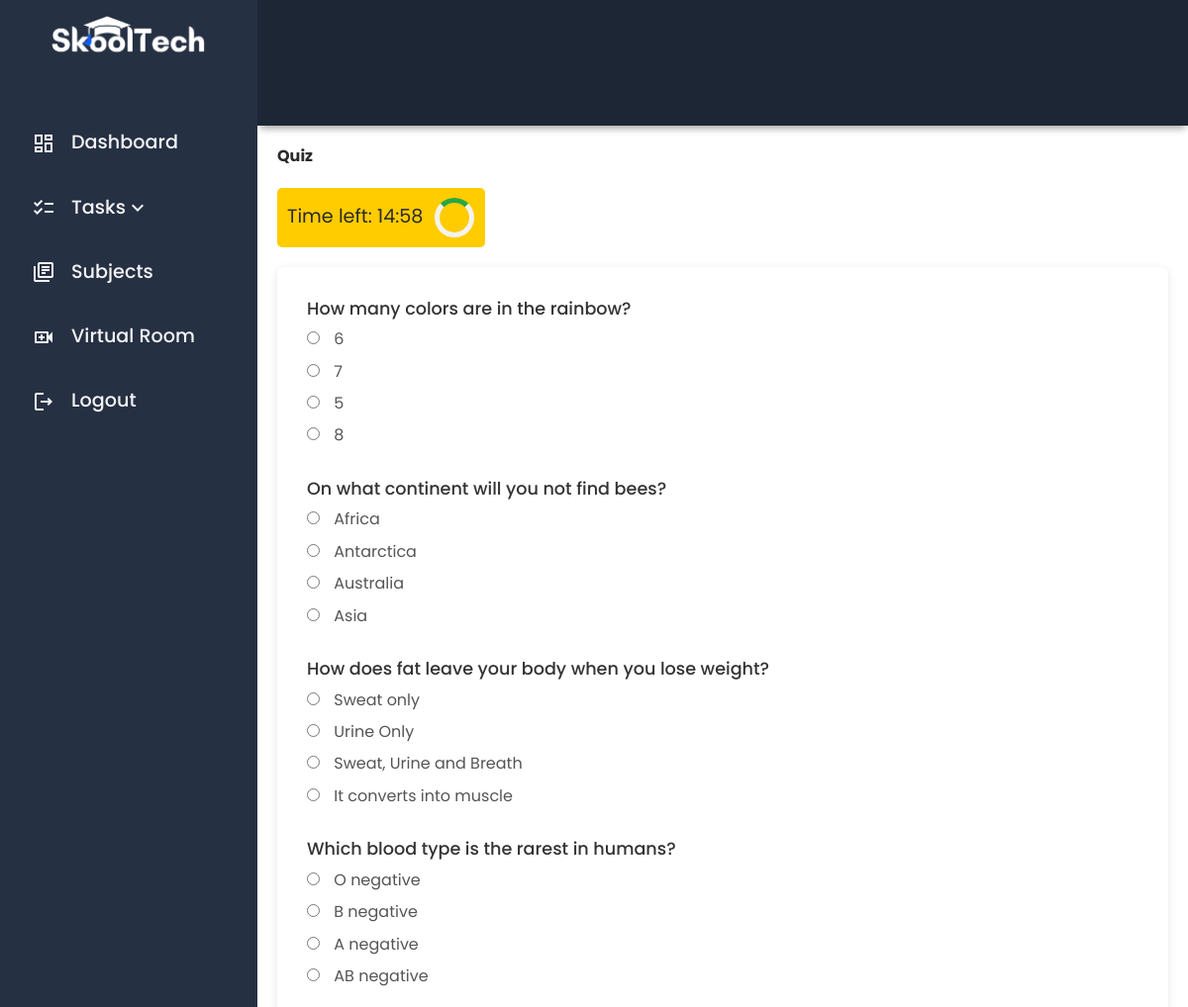
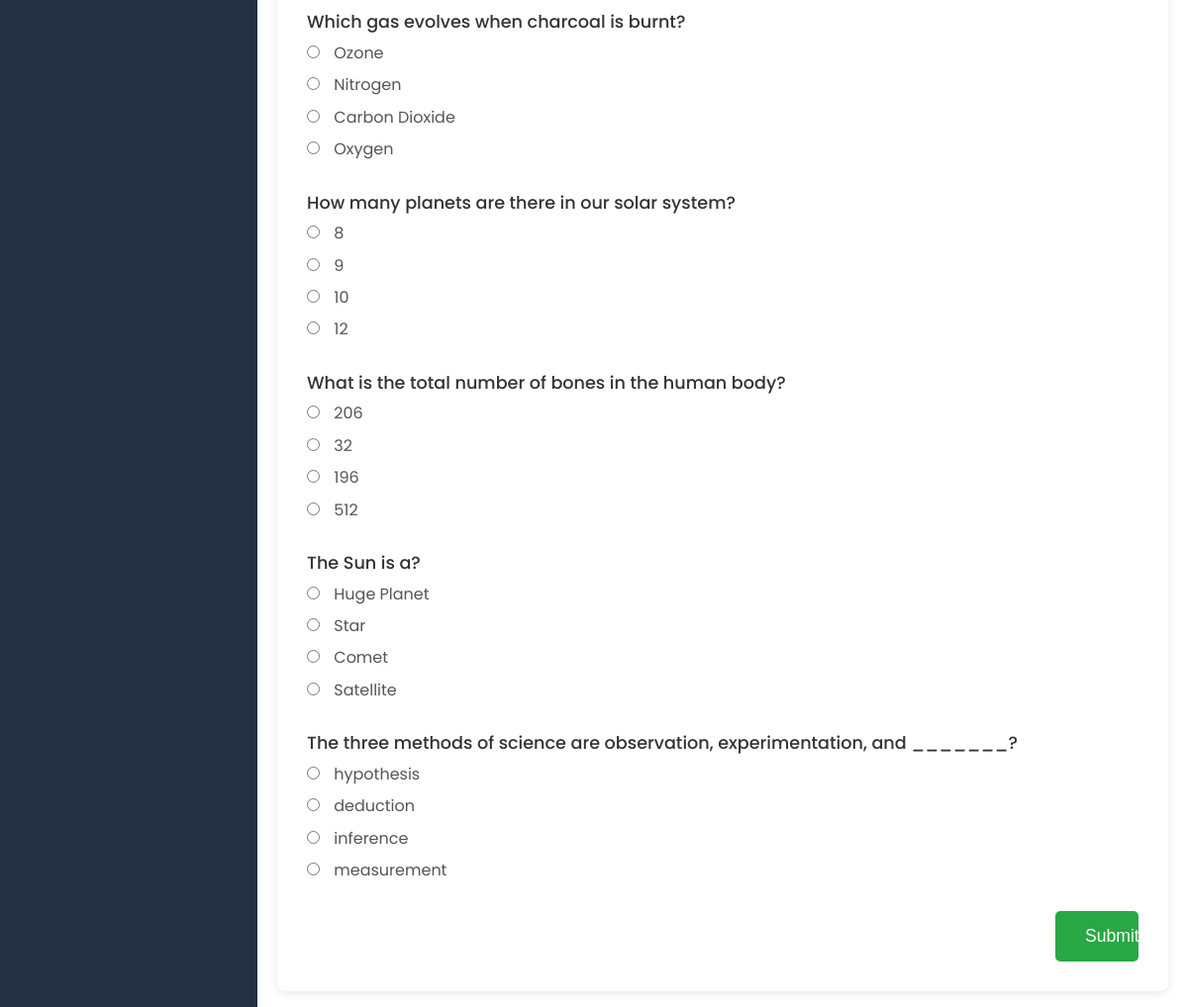
The page /take_quiz.php?quiz_id=2 (signed in) on the database its author committed (2 pictures, top to bottom).
### tables this page shows
CREATE TABLE quiz_questions (
    id INT AUTO_INCREMENT PRIMARY KEY,
    quiz_id INT,
    question_text TEXT NOT NULL,
    choice_a TEXT,
    choice_b TEXT,
    choice_c TEXT,
    choice_d TEXT,
    correct_answer CHAR(1),
    question_type ENUM('multiple_choice', 'identification', 'true_false') NOT NULL,
    FOREIGN KEY (quiz_id) REFERENCES quizzes(id) ON DELETE CASCADE
);

### take_quiz.php (the view, shortened to what this page needs)
<?php
$servername = "localhost";
$username = "root";
$password = "";
$dbname = "skooltech";
$conn = new mysqli($servername, $username, $password, $dbname);
$quiz_id = intval($_GET['quiz_id']);
$sql_questions = "SELECT * FROM quiz_questions WHERE quiz_id = ?";
$stmt_questions = $conn->prepare($sql_questions);
$stmt_questions->bind_param("i", $quiz_id);
$stmt_questions->execute();
$result_questions = $stmt_questions->get_result();
?>
<!DOCTYPE html>
<html lang="en">
<head>
    <link rel="stylesheet" href="./dist/scss/main.min.css">
</head>
<body>
<div class="grid-container">
    <div class="header">
    </div>
    <div id="sidenav">
        <div class="sidenav__wrapper">
            <div class="sidenav__img">
                <img src="./dist/img/skooltech-logo.png" alt="">
            </div>
            <div class="sidenav-list">
                <ul>
                    <li><a href="./user_dashboard.php"><span class="material-icons-outlined">dashboard</span>Dashboard</a></li>
                    <li>
                        <a href="#" class="dropdown-toggle">
                            <span class="material-icons-outlined">checklist</span> Tasks
                            <span class="material-icons-outlined chevron-icon">keyboard_arrow_down</span>
                        </a>
                    </li>
                    <li>
                        <a href="./user_subjects.php"><span class="material-icons-outlined">library_books</span> Subjects</a>
                    </li>
                    <li><a href="user_virtualroom.php"><span class="material-icons-outlined">video_call</span>Virtual Room</a></li>
                    <li><a href="logout.php"><span class="material-icons-outlined">logout</span>Logout</a></li>
                </ul>
            </div>
        </div>
    </div>
    <main class="main-container">
        <h2>Quiz</h2>
        <div class="timer-container">
            <div class="timer" id="timer"></div>
            <div class="spinner"></div>
        </div>
        <form id="quizForm" action="take_quiz.php?quiz_id=<?php echo htmlspecialchars($quiz_id); ?>" method="POST">
            <?php while ($row = $result_questions->fetch_assoc()): ?>
                <div class="question">
                    <p><?php echo htmlspecialchars($row['question_text']); ?></p>
                    <label>
                        <input type="radio" name="answers[<?php echo htmlspecialchars($row['id']); ?>]" value="A" required>
                        <?php echo htmlspecialchars($row['choice_a']); ?>
                    </label>
                    <label>
                        <input type="radio" name="answers[<?php echo htmlspecialchars($row['id']); ?>]" value="B" required>
                        <?php echo htmlspecialchars($row['choice_b']); ?>
                    </label>
                    <label>
                        <input type="radio" name="answers[<?php echo htmlspecialchars($row['id']); ?>]" value="C" required>
                        <?php echo htmlspecialchars($row['choice_c']); ?>
                    </label>
                    <label>
                        <input type="radio" name="answers[<?php echo htmlspecialchars($row['id']); ?>]" value="D" required>
                        <?php echo htmlspecialchars($row['choice_d']); ?>
                    </label>
                </div>
            <?php endwhile; ?>
            <button type="submit">Submit</button>
        </form>
    </main>
</div>
</body>
</html>

### take_quiz.php (style rules this page uses)
.timer { font-size: 1.2em; }
.timer-container { display: flex; background-color: #ffcc00; padding: 10px; border-radius: 5px; width: 210px; margin-bottom: 20px; align-items: center; gap: .7rem; }
.spinner { width: 40px; height: 40px; border: 5px solid #f3f3f3; border-top: 5px solid #28a745; border-radius: 50%; animation: spin 2s linear infinite; }
form { background-color: white; padding: 30px; border-radius: 8px; box-shadow: 0 2px 10px rgba(0, 0, 0, 0.1); display: flex; flex-direction: column; align-items: flex-start; position: relative; }
.question { margin-bottom: 20px; }
.question p { font-size: 1.1rem; font-weight: 500; color: #333; margin-bottom: .5rem; }
.question label { display: block; margin-bottom: 10px; font-size: 1rem; color: #555; }
.question input[type="radio"], .question input[type="text"] { margin-right: 10px; }
button[type="submit"] { background-color: #28a745; color: white; font-size: 1.1rem; border: none; padding: 15px 30px; border-radius: 5px; cursor: pointer; width: 10%; align-self: flex-end; transition: background-color 0.3s ease; }

### rows shown on the page
quiz_questions: question_text "How many colors are in the rainbow?", choice_a "6", choice_b "7", choice_c "5", choice_d "8"
quiz_questions: question_text "On what continent will you not find bees?", choice_a "Africa", choice_b "Antarctica", choice_c "Australia", choice_d "Asia"
quiz_questions: question_text "How does fat leave your body when you lose weight?", choice_a "Sweat only", choice_b "Urine Only", choice_c "Sweat, Urine and Breath", choice_d "It converts into muscle"
quiz_questions: question_text "Which blood type is the rarest in humans?", choice_a "O negative", choice_b "B negative", choice_c "A negative", choice_d "AB negative"
quiz_questions: question_text "Which gas evolves when charcoal is burnt?", choice_a "Ozone", choice_b "Nitrogen", choice_c "Carbon Dioxide", choice_d "Oxygen"
quiz_questions: question_text "How many planets are there in our solar system?", choice_a "8", choice_b "9", choice_c "10", choice_d "12"
quiz_questions: question_text "What is the total number of bones in the human body?", choice_a "206", choice_b "32", choice_c "196", choice_d "512"
quiz_questions: question_text "The Sun is a?", choice_a "Huge Planet", choice_b "Star", choice_c "Comet", choice_d "Satellite"
quiz_questions: question_text "The three methods of science are observation, experimentation, and _______?", choice_a "hypothesis", choice_b "deduction", choice_c "inference", choice_d "measurement"
